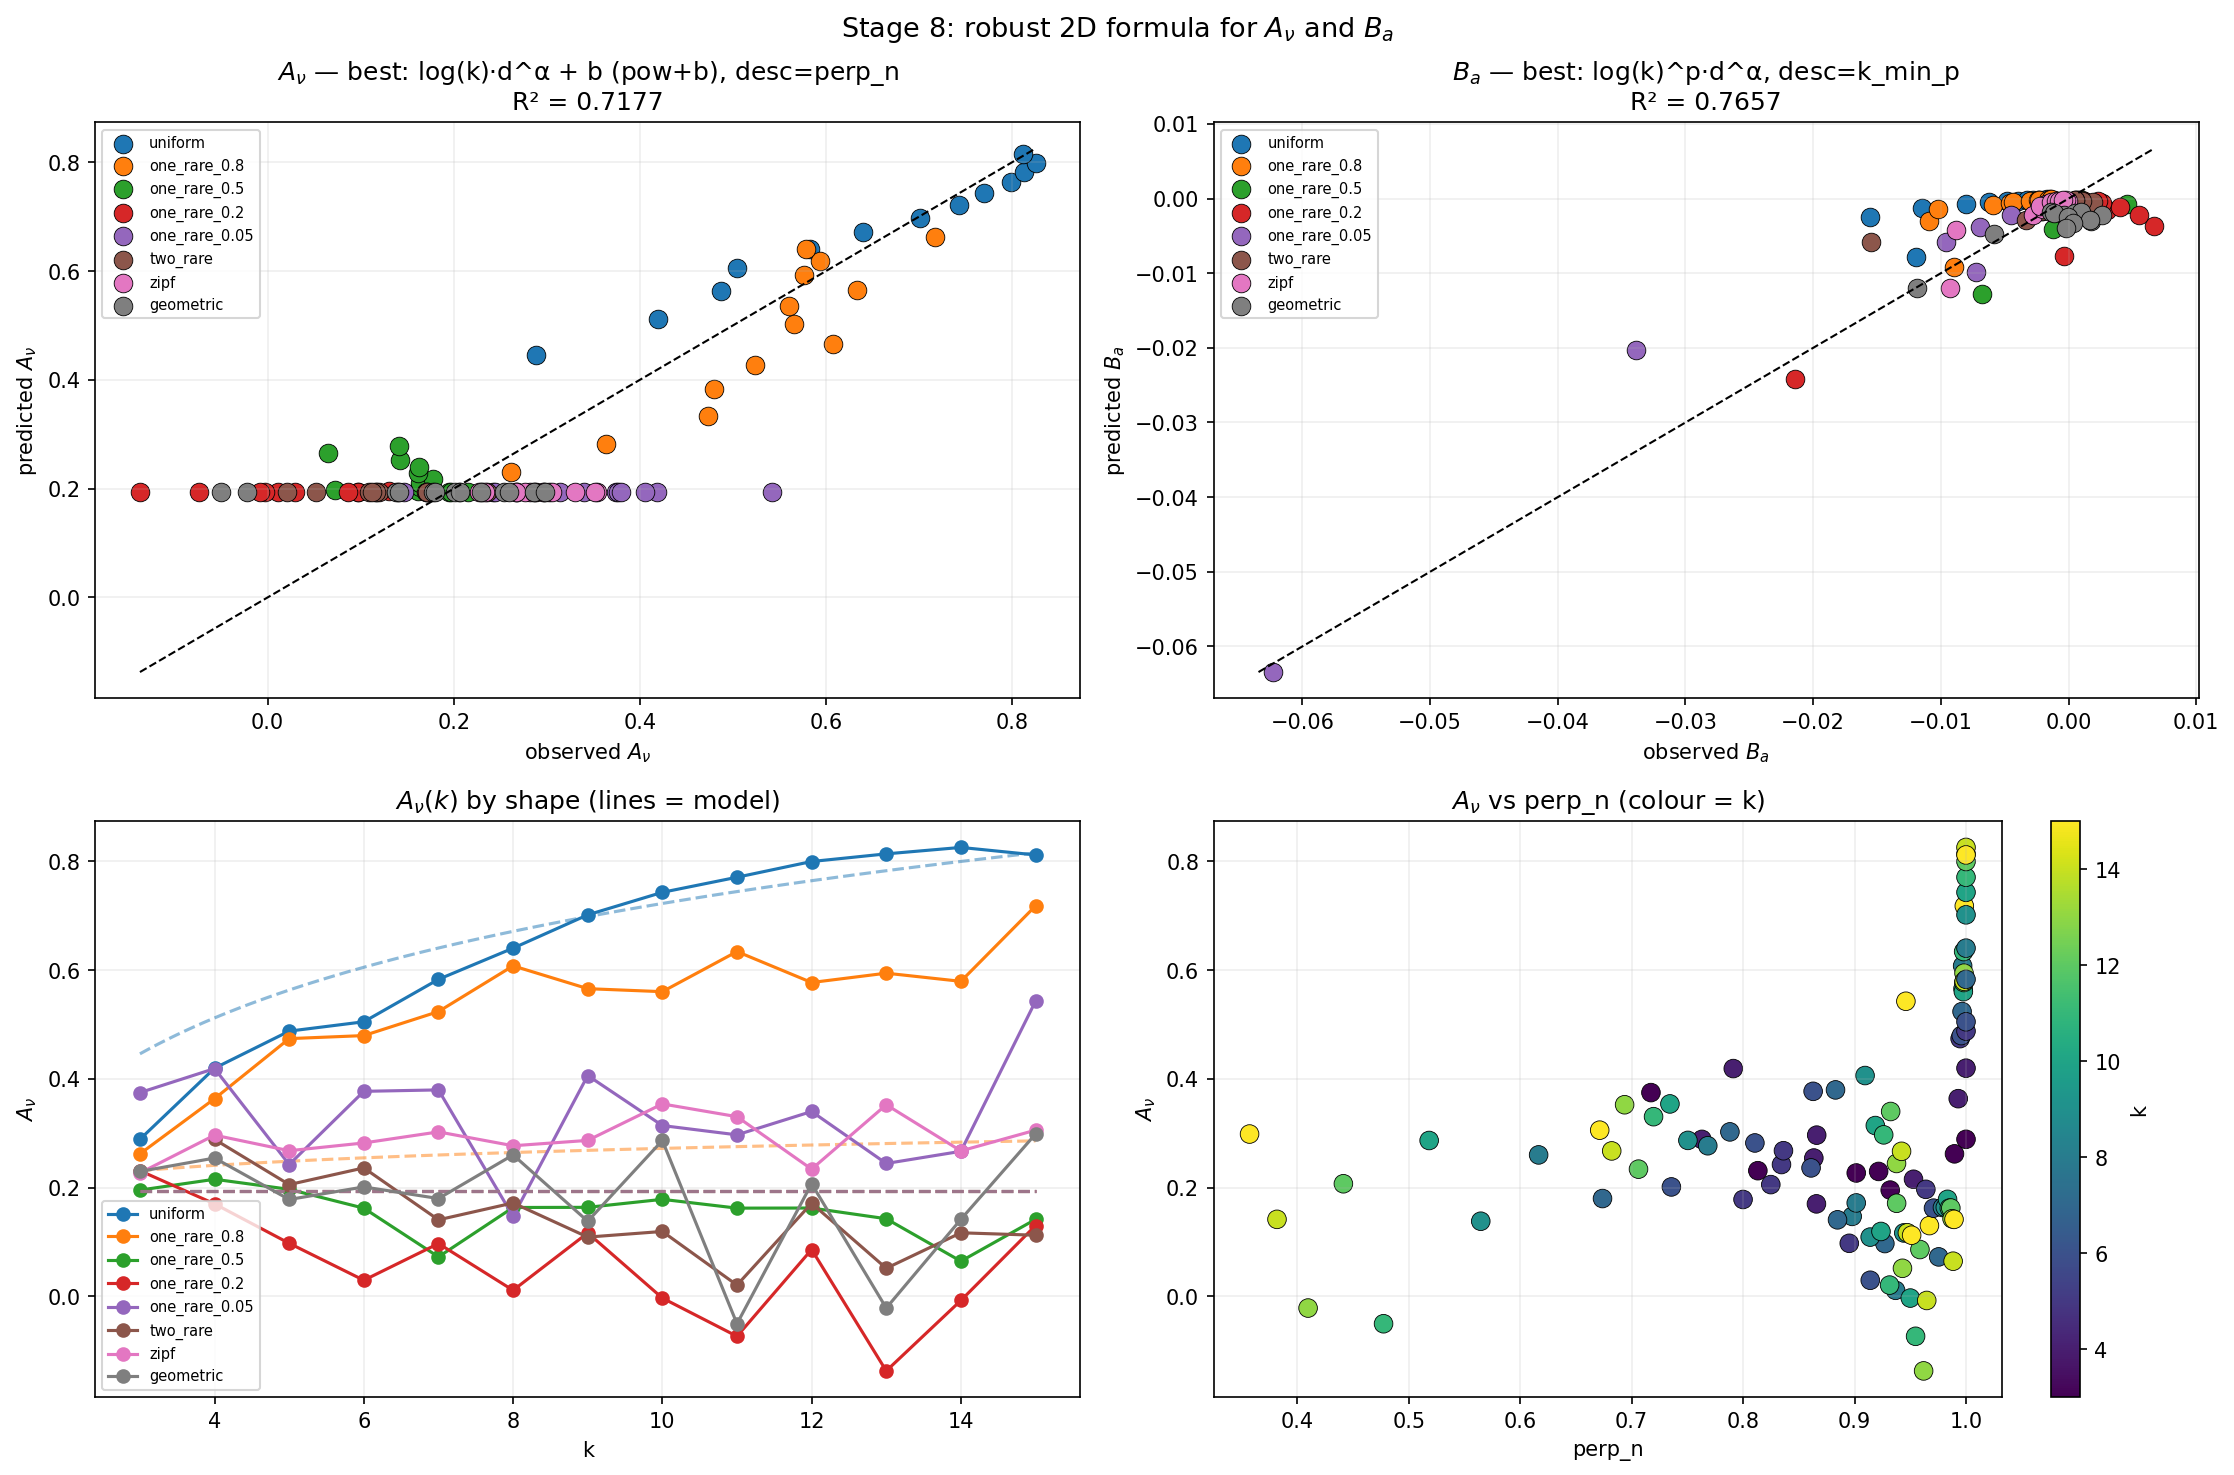

Python code for this plot:
"""
Stage 8: Robust formula for A_ν(k, skew) via a dense (k, shape, N) grid.

Design:
  - 8 marginal shape families (uniform, four levels of one-rare skew, plus
    two-rare bimodal, Zipf, and geometric decay) covering k·min(p) from ~0.05
    to 1.0.
  - k ∈ {3, 4, ..., 15} (13 alphabet sizes).
  - For each (k, shape) sweep N to cover λ_min ∈ [0.1, 30].
  - K = 5000 bootstrap surrogates per config, using vectorised numpy
    multinomial sampling + vectorised MI (no JIDT-per-sample loop).

Analysis:
  - Per (k, shape): fit ν − ν₀ = A_ν/λ_tp and a − 1 = B_a/λ_tp.
  - Fit A_ν = f(k, descriptor) and B_a = f(k, descriptor) for several
    descriptors and functional forms.
  - Leave-one-shape-out cross-validation to check robustness.
"""

import os
import time
import itertools
import numpy as np
import pandas as pd
from scipy import optimize
import matplotlib.pyplot as plt

OUT = os.path.dirname(os.path.abspath(__file__))
K_BOOTSTRAP = 5_000
LAM_LO, LAM_HI = 0.5, 5.0


# ── Vectorised MI bootstrap (no JIDT) ─────────────────────────────────────────

def bootstrap_moments(p_X, p_Y, N, K, rng):
    pi = np.outer(p_X, p_Y).flatten()
    counts = rng.multinomial(N, pi, size=K)
    k_X, k_Y = len(p_X), len(p_Y)
    P = counts.reshape(K, k_X, k_Y) / N
    px = P.sum(axis=2, keepdims=True)
    py = P.sum(axis=1, keepdims=True)
    denom = np.maximum(px * py, 1e-300)
    with np.errstate(divide="ignore", invalid="ignore"):
        log_term = np.where((P > 0) & (px * py > 0),
                            np.log2(P / denom), 0.0)
    mi_bits = (P * log_term).sum(axis=(1, 2))
    T = 2 * N * mi_bits * np.log(2)
    return float(T.mean()), float(T.var(ddof=1))


# ── Shape families ───────────────────────────────────────────────────────────

def make_marginal(k, shape):
    if shape == "uniform":
        return np.full(k, 1.0 / k)
    if shape.startswith("one_rare_"):
        # one_rare_X: rarest state = X/k, rest equal
        # k·min(p) = X
        ratio = float(shape.split("_")[-1])
        p_rare = ratio / k
        return np.concatenate([[p_rare], np.full(k - 1, (1 - p_rare) / (k - 1))])
    if shape == "two_rare":
        # two rare states each at 0.3/k, rest equal → k·min(p) = 0.3
        if k < 4:
            return None
        p_rare = 0.3 / k
        rest = (1 - 2 * p_rare) / (k - 2)
        return np.concatenate([[p_rare, p_rare], np.full(k - 2, rest)])
    if shape == "zipf":
        # p_i ∝ 1/i
        ranks = np.arange(1, k + 1)
        p = 1.0 / ranks
        return p / p.sum()
    if shape == "geometric":
        # p_i ∝ 0.6^i
        ranks = np.arange(k)
        p = 0.6 ** ranks
        return p / p.sum()
    raise ValueError(shape)


SHAPES = [
    "uniform",
    "one_rare_0.8",
    "one_rare_0.5",
    "one_rare_0.2",
    "one_rare_0.05",
    "two_rare",
    "zipf",
    "geometric",
]


# ── Descriptors ──────────────────────────────────────────────────────────────

def descriptors(p):
    p_pos = p[p > 0]
    H = float(-np.sum(p_pos * np.log2(p_pos)))
    k = len(p)
    pmin = float(p.min())
    return dict(
        H=H,
        H_norm=H / np.log2(k) if k > 1 else 1.0,
        perp=2.0 ** H,
        perp_n=(2.0 ** H) / k,
        simpson=1.0 / float(np.sum(p ** 2)),
        simpson_n=(1.0 / float(np.sum(p ** 2))) / k,
        k_min_p=k * pmin,
        log_k_min_p=np.log(k * pmin),
    )


# ── Data generation ──────────────────────────────────────────────────────────

def generate_data(k_values, K, rng):
    rows = []
    t0 = time.time()
    lam_targets = np.unique(np.round(np.concatenate([
        np.logspace(np.log10(0.1), np.log10(0.5),  4),
        np.logspace(np.log10(0.5), np.log10(5.0), 12),
        np.logspace(np.log10(5.0), np.log10(30.0), 4),
    ]), 3))

    cfg_idx = 0
    n_configs_est = 0
    for k in k_values:
        for shape in SHAPES:
            p = make_marginal(k, shape)
            if p is None:
                continue
            pi_min = p.min() * p.min()
            Ns = sorted(set(int(round(L / pi_min)) for L in lam_targets
                            if L / pi_min >= 10))
            n_configs_est += len(Ns)
    print(f"Estimated {n_configs_est} configs total\n")

    for k in k_values:
        nu0 = (k - 1) ** 2
        for shape in SHAPES:
            p = make_marginal(k, shape)
            if p is None:
                continue
            desc = descriptors(p)
            pi_min = p.min() * p.min()
            sum_inv_pi = float(np.sum(1.0 / np.outer(p, p)))
            Ns = sorted(set(int(round(L / pi_min)) for L in lam_targets
                            if L / pi_min >= 10))
            for N in Ns:
                lam_min = N * pi_min
                lam_tp = N / sum_inv_pi
                t_start = time.time()
                mu, sigma2 = bootstrap_moments(p, p, N, K, rng)
                dt = time.time() - t_start
                nu = 2 * mu**2 / sigma2 if sigma2 > 0 else np.nan
                a  = sigma2 / (2 * mu)  if mu > 0     else np.nan
                cfg_idx += 1
                if cfg_idx % 20 == 0 or cfg_idx == 1:
                    elapsed = time.time() - t0
                    rate = cfg_idx / elapsed
                    eta = (n_configs_est - cfg_idx) / rate if rate > 0 else 0
                    print(f"  [{cfg_idx:4d}/{n_configs_est}] "
                          f"k={k:2d} {shape:<16} N={N:7d}  λ_min={lam_min:6.3f}  "
                          f"({dt:.2f}s, ETA {eta/60:.1f}min)", flush=True)
                rows.append(dict(k=k, shape=shape, nu0=nu0, N=N,
                                 lam_min=lam_min, lam_tp=lam_tp,
                                 mu=mu, sigma2=sigma2, nu=nu, a=a,
                                 **desc))
    print(f"\nTotal time: {(time.time() - t0)/60:.2f} min")
    return pd.DataFrame(rows)


# ── Per (k, shape) fit ───────────────────────────────────────────────────────

def fit_per_k_shape(df):
    rows = []
    for (k, shape), d in df.groupby(["k", "shape"]):
        d = d[(d["lam_min"] >= LAM_LO) & (d["lam_min"] <= LAM_HI)]
        if len(d) < 3:
            continue
        nu0 = (k - 1) ** 2
        x = 1.0 / d["lam_tp"].values
        y_nu = d["nu"].values - nu0
        y_a  = d["a"].values - 1.0
        A_nu = float((x * y_nu).sum() / (x * x).sum())
        A_a  = float((x * y_a ).sum() / (x * x).sum())
        r2_nu = 1 - ((y_nu - A_nu * x)**2).sum() / ((y_nu - y_nu.mean())**2).sum()
        r2_a  = 1 - ((y_a  - A_a  * x)**2).sum() / ((y_a  - y_a.mean()) **2).sum()
        first = d.iloc[0]
        rows.append(dict(
            k=k, shape=shape, n=len(d), nu0=nu0,
            A_nu=A_nu, A_a=A_a, r2_nu=r2_nu, r2_a=r2_a,
            H=first["H"], H_norm=first["H_norm"],
            perp=first["perp"], perp_n=first["perp_n"],
            simpson=first["simpson"], simpson_n=first["simpson_n"],
            k_min_p=first["k_min_p"], log_k_min_p=first["log_k_min_p"],
        ))
    return pd.DataFrame(rows).sort_values(["shape", "k"]).reset_index(drop=True)


# ── Model fitting ────────────────────────────────────────────────────────────

MODEL_FORMS = {
    "log(k)·d (mul)":          (lambda kv, dv, c: c * np.log(kv) * dv,           [0.3]),
    "log(k)·d^α (pow)":         (lambda kv, dv, c, a: c * np.log(kv) * dv ** a,   [0.3, 1.5]),
    "log(k)·d^α + b (pow+b)":   (lambda kv, dv, c, a, b: c * np.log(kv) * dv ** a + b, [0.3, 1.5, 0.0]),
    "c1·log(k) + c2·d (add)":   (lambda kv, dv, c1, c2: c1*np.log(kv) + c2*dv,    [0.3, 0.0]),
    "log(k)·(d+b) (mul+b)":     (lambda kv, dv, c, b: c * np.log(kv) * (dv + b),  [0.3, 0.0]),
    "log(k)^p·d^α":             (lambda kv, dv, c, p, a: c * np.log(kv)**p * dv**a, [0.3, 1.0, 1.5]),
}


def r2(y, yhat):
    ss_res = np.sum((y - yhat) ** 2)
    ss_tot = np.sum((y - y.mean()) ** 2)
    return 1 - ss_res / ss_tot if ss_tot > 0 else np.nan


def fit_models_for_target(fits, target_col, descriptors_to_try):
    """For each descriptor, fit each model form. Return ranked results."""
    results = []
    k_arr = fits["k"].values.astype(float)
    y     = fits[target_col].values
    for desc in descriptors_to_try:
        d_arr = fits[desc].values
        for name, (func, p0) in MODEL_FORMS.items():
            try:
                def wrapped(X, *args):
                    kv, dv = X
                    return func(kv, dv, *args)
                popt, _ = optimize.curve_fit(wrapped, (k_arr, d_arr), y, p0=p0, maxfev=20000)
                pred = wrapped((k_arr, d_arr), *popt)
                r = r2(y, pred)
                results.append(dict(
                    target=target_col, descriptor=desc, model=name,
                    params=[float(v) for v in popt], r2=r
                ))
            except Exception:
                pass
    return sorted(results, key=lambda x: -x["r2"])


def loo_shape_cv(fits, target_col, desc, model_form):
    """Leave-one-shape-out cross-validation. Returns dict shape → held-out R²."""
    func, p0 = MODEL_FORMS[model_form]
    cv = {}
    for held_shape in fits["shape"].unique():
        train = fits[fits["shape"] != held_shape]
        test  = fits[fits["shape"] == held_shape]
        if len(test) < 2:
            continue
        try:
            def wrapped(X, *args):
                kv, dv = X
                return func(kv, dv, *args)
            popt, _ = optimize.curve_fit(
                wrapped,
                (train["k"].values.astype(float), train[desc].values),
                train[target_col].values, p0=p0, maxfev=20000
            )
            pred = wrapped((test["k"].values.astype(float), test[desc].values), *popt)
            r = r2(test[target_col].values, pred)
            cv[held_shape] = r
        except Exception:
            cv[held_shape] = np.nan
    return cv


# ── Plotting ─────────────────────────────────────────────────────────────────

def plot_summary(fits, best_nu, best_a):
    fig, axes = plt.subplots(2, 2, figsize=(15, 10))

    shape_colors = dict(zip(SHAPES, plt.cm.tab10.colors))

    # Panel 1: A_ν observed vs predicted under best model
    desc_nu = best_nu["descriptor"]
    func_nu, _ = MODEL_FORMS[best_nu["model"]]
    pred_nu = func_nu(fits["k"].values.astype(float),
                      fits[desc_nu].values, *best_nu["params"])
    ax = axes[0][0]
    for shape, col in shape_colors.items():
        m = fits["shape"] == shape
        if m.sum() == 0: continue
        ax.scatter(fits.loc[m, "A_nu"], pred_nu[m], color=col, s=80,
                   label=shape, edgecolors="k", linewidths=0.4)
    lims = [min(fits["A_nu"].min(), pred_nu.min()),
            max(fits["A_nu"].max(), pred_nu.max())]
    ax.plot(lims, lims, "k--", linewidth=1)
    ax.set_xlabel("observed $A_\\nu$"); ax.set_ylabel("predicted $A_\\nu$")
    ax.set_title(f"$A_\\nu$ — best: {best_nu['model']}, desc={desc_nu}\n"
                 f"R² = {best_nu['r2']:.4f}")
    ax.legend(fontsize=7, loc="upper left"); ax.grid(True, alpha=0.2)

    # Panel 2: B_a observed vs predicted
    desc_a = best_a["descriptor"]
    func_a, _ = MODEL_FORMS[best_a["model"]]
    pred_a = func_a(fits["k"].values.astype(float),
                    fits[desc_a].values, *best_a["params"])
    ax = axes[0][1]
    for shape, col in shape_colors.items():
        m = fits["shape"] == shape
        if m.sum() == 0: continue
        ax.scatter(fits.loc[m, "A_a"], pred_a[m], color=col, s=80,
                   label=shape, edgecolors="k", linewidths=0.4)
    lims = [min(fits["A_a"].min(), pred_a.min()),
            max(fits["A_a"].max(), pred_a.max())]
    ax.plot(lims, lims, "k--", linewidth=1)
    ax.set_xlabel("observed $B_a$"); ax.set_ylabel("predicted $B_a$")
    ax.set_title(f"$B_a$ — best: {best_a['model']}, desc={desc_a}\n"
                 f"R² = {best_a['r2']:.4f}")
    ax.legend(fontsize=7, loc="upper left"); ax.grid(True, alpha=0.2)

    # Panel 3: A_ν vs k by shape (with model curves overlaid)
    ax = axes[1][0]
    kk = np.linspace(3, fits["k"].max(), 100)
    for shape, col in shape_colors.items():
        s = fits[fits["shape"] == shape].sort_values("k")
        if len(s) == 0: continue
        ax.plot(s["k"], s["A_nu"], "o-", color=col, label=shape, markersize=6)
        # Overlay model
        d_val = s[desc_nu].iloc[0]  # constant per shape (within mild dependence)
        ax.plot(kk, func_nu(kk, np.full_like(kk, d_val), *best_nu["params"]),
                color=col, linestyle="--", alpha=0.5)
    ax.set_xlabel("k"); ax.set_ylabel("$A_\\nu$")
    ax.set_title(f"$A_\\nu(k)$ by shape (lines = model)")
    ax.legend(fontsize=7); ax.grid(True, alpha=0.2)

    # Panel 4: descriptor value vs A_ν, all (k, shape) — global view
    ax = axes[1][1]
    sc = ax.scatter(fits[desc_nu], fits["A_nu"], c=fits["k"],
                    cmap="viridis", s=80, edgecolors="k", linewidths=0.4)
    plt.colorbar(sc, ax=ax, label="k")
    ax.set_xlabel(desc_nu); ax.set_ylabel("$A_\\nu$")
    ax.set_title(f"$A_\\nu$ vs {desc_nu} (colour = k)")
    ax.grid(True, alpha=0.2)

    fig.suptitle("Stage 8: robust 2D formula for $A_\\nu$ and $B_a$",
                 fontsize=13)
    plt.tight_layout()
    out = os.path.join(OUT, "robust_fit.png")
    plt.savefig(out, dpi=150, bbox_inches="tight")
    print(f"Saved: {out}")
    plt.close(fig)


# ── Main ─────────────────────────────────────────────────────────────────────

def main():
    rng = np.random.default_rng(42)
    k_values = list(range(3, 16))

    print(f"Stage 8: bootstrap K={K_BOOTSTRAP}, shapes = {SHAPES}, k ∈ {k_values}\n")
    df = generate_data(k_values, K_BOOTSTRAP, rng)
    df.to_csv(os.path.join(OUT, "robust_fit_data.csv"), index=False)
    print(f"\nGenerated {len(df)} data points.")

    fits = fit_per_k_shape(df)
    fits.to_csv(os.path.join(OUT, "robust_fit_per_k_shape.csv"), index=False)
    print(f"\n{len(fits)} (k, shape) fit rows.")
    print("\n=== Per (k, shape) fit quality (R² of underlying 1/λ_tp fit) ===")
    for shape in SHAPES:
        s = fits[fits["shape"] == shape]
        if len(s) > 0:
            print(f"  {shape:<16}: n={len(s):2d}, mean R²(ν) = {s['r2_nu'].mean():.3f}, "
                  f"mean R²(a) = {s['r2_a'].mean():.3f}")

    descriptors_to_try = ["H_norm", "perp_n", "simpson_n", "k_min_p"]

    print("\n=== Best models for A_ν ===")
    ranked_nu = fit_models_for_target(fits, "A_nu", descriptors_to_try)
    for r in ranked_nu[:10]:
        print(f"  R²={r['r2']:.4f}  desc={r['descriptor']:<10}  "
              f"model={r['model']:<28}  params={[f'{v:+.4f}' for v in r['params']]}")

    print("\n=== Best models for B_a ===")
    ranked_a = fit_models_for_target(fits, "A_a", descriptors_to_try)
    for r in ranked_a[:10]:
        print(f"  R²={r['r2']:.4f}  desc={r['descriptor']:<10}  "
              f"model={r['model']:<28}  params={[f'{v:+.4f}' for v in r['params']]}")

    best_nu = ranked_nu[0]
    best_a  = ranked_a[0]

    print(f"\n=== Leave-one-shape-out CV on best A_ν model ({best_nu['model']}, "
          f"{best_nu['descriptor']}) ===")
    cv = loo_shape_cv(fits, "A_nu", best_nu["descriptor"], best_nu["model"])
    for shape, r in cv.items():
        print(f"  held-out {shape:<16}: R² = {r:+.4f}")

    print(f"\n=== Leave-one-shape-out CV on best B_a model ({best_a['model']}, "
          f"{best_a['descriptor']}) ===")
    cv = loo_shape_cv(fits, "A_a", best_a["descriptor"], best_a["model"])
    for shape, r in cv.items():
        print(f"  held-out {shape:<16}: R² = {r:+.4f}")

    plot_summary(fits, best_nu, best_a)


if __name__ == "__main__":
    main()
